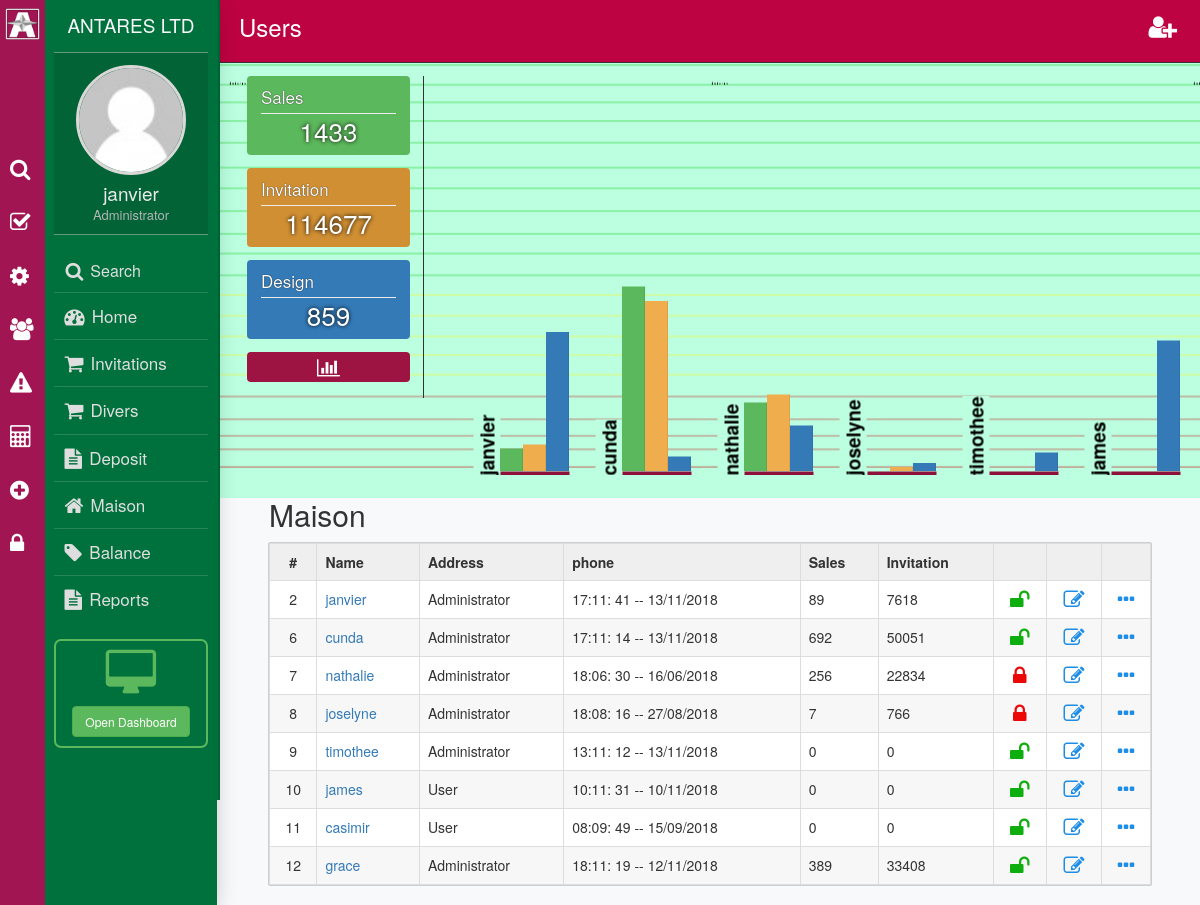
The page /users.php (signed in) on the database its author committed.
### tables this page shows
CREATE TABLE `users` (
  `user_id` int(100) NOT NULL,
  `username` varchar(30) NOT NULL,
  `password` varchar(50) NOT NULL,
  `fname` varchar(40) NOT NULL,
  `lname` varchar(40) NOT NULL,
  `gender` varchar(1) NOT NULL,
  `adr` varchar(150) NOT NULL,
  `email` varchar(40) NOT NULL,
  `phone` varchar(20) NOT NULL,
  `profile` varchar(200) NOT NULL,
  `last_log` varchar(30) NOT NULL,
  `type` int(1) NOT NULL,
  `perm` int(1) NOT NULL,
  `special` tinyint(1) NOT NULL
);

### users.php (the view, shortened to what this page needs)
<?php
include 'app_data/php/head.php';
?>
<div class="contents-div">
<div class="contents-iframe fadeIn animated bod-main-hide" id="mainContentsDiv">
<section class="header-div-sec">
    <h2> Users </h2>
    <a href="add_user.php">
    <b class="search-option fa fa-user-plus click" title="Add new"></b>
    </a>
</section>
<div class="secton-contents-containner">
<div class="chart-contain scroll">
  <?php
    $total_sales = number_ret("SELECT `s_id` FROM `selling_e`");
    $total_designs = number_ret("SELECT `s_id` FROM `selling_e` WHERE `design` !='0'");
    $total_invitation =  Summ_data("SELECT SUM(`quantity`) FROM `selling_e`",'quantity');
  ?>
  <div class='info-charto fading-containner'>
    <div class="" style="border-right: 1px solid #333; margin-right: 15px; padding-bottom: 3px;">
    <section class="label-chart-tot chart_sell_butt fading-item"> <p> Sales </p> <h4><?php echo @$total_sales; ?></h4> </section>
    <section class="label-chart-tot chart_inv_butt  fading-item" style="background: #d08f33;"> <p> Invitation </p> <h4><?php echo @$total_invitation; ?></h4> </section>
    <section class="label-chart-tot chart_design_butt  fading-item" style="background: #337ab7;"> <p> Design </p> <h4><?php echo @$total_designs; ?></h4> </section>
    <section class="label-chart-tot chart_design_butt chart_all_butt  fading-item" style="background: #9d1442;text-align: center;color: #fff;font-size: 20px;padding: 1px;"> <b class="fa fa-bar-chart"></b> </section>
    </div>
  </div>
<div class="group" style="margin-left: 250px;">
<?php
$results = $mysqli->query("SELECT `user_id`,`username` FROM `users`");
if ($results->num_rows == NULL) {
echo "No data";
} else {
while($row = $results->fetch_array()) {
  $user_ido = $row["user_id"];
  $username = $row["username"];
  @$salesi = number_ret("SELECT `s_id` FROM `selling_e` WHERE `done_by`='$user_ido'");
  @$sell_percent = round(($salesi / $total_sales) * 100);
  @$initationi = Summ_data("SELECT SUM(`quantity`) FROM `selling_e` WHERE `done_by`='$user_ido'",'quantity');
  @$initationi_percent = round(($initationi / $total_invitation) * 100);
  @$designb =  number_ret("SELECT `s_id` FROM `selling_e` WHERE `design`='$user_ido'");
  @$design_percent = round(($designb / $total_designs) * 100);
?>
  <div class="chart-set">
  <b><?php echo @$username; ?></b>
  <div class="progress progress-xs sell_ch" id="" title="<?php echo $username; ?>'s sales &#013; ------------------------------ &#013; Sales: <?php echo @$salesi; ?> &#013; Percent: <?php echo $sell_percent; ?>% "> <div class="progress-bar  slideInLeft animated  progress-bar-success" style="width: <?php echo $sell_percent; ?>%"></div> </div>
  <div class="progress progress-xs invitation_ch" id="" title="<?php echo $username; ?>'s Invitations &#013; ------------------------------ &#013; Invitati.: <?php echo @$initationi; ?>  &#013; Percent: <?php echo $initationi_percent; ?>%"> <div class="progress-bar  slideInLeft animated  progress-bar-warning" style="width: <?php echo @$initationi_percent; ?>%"></div> </div>
  <div class="progress progress-xs  design_ch" id="" title="<?php echo $username; ?>'s Designs &#013; ------------------------------ &#013; Designs: <?php echo @$designb; ?>  &#013; Percent: <?php echo $design_percent; ?>% "> <div class="progress-bar progress-bar-primary slideInLeft animated" style="width: <?php echo @$design_percent; ?>%"></div> </div>
  </div>
<?php
}
}
?>
</div>
</div>
<section style="" class="chart-table-contain">
<h2>Maison</h2>
<table border="1" class="table table-bordered fading-containner">
<tbody>
  <tr>
    <th style="text-align:center;"> # </th>
    <th> Name </th>
    <th> Address </th>
    <th> phone </th>
    <th> Sales </th>
    <th> Invitation </th>
    <th>  </th>
    <th>  </th>
    <th>  </th>
  </tr>
  <?php
  $results = $mysqli->query("SELECT * FROM `users`");
  if ($results->num_rows == NULL) {
      echo "No data";
  } else {
      $x = 0;
        while($row = $results->fetch_array()) {
          @$user_ido = $row["user_id"];
          @$username = $row["username"];
          @$last_log = $row["last_log"];
          @$type = $row["type"];
          @$perm = $row["perm"];
  ?>
<tr class="<?php if ($x%2 == 0) { echo "a"; } else { echo "b"; }?>">
<td style="text-align:center;"> <?php echo @$user_ido; ?> </td>
<td><a href="profile_view.php?id=<?php echo @$user_ido; ?>"><?php echo @$username; ?></a></td>
<td><?php echo userType($type); ?></td>
<td><?php echo @$last_log; ?></td>
<td><?php echo @$total_sales = number_ret("SELECT `s_id` FROM `selling_e` WHERE `done_by`='$user_ido'"); ?> </td>
<td><?php echo Summ_data("SELECT SUM(`quantity`) FROM `selling_e` WHERE `done_by`='$user_ido'",'quantity'); ?> </td>
<td style="text-align:center;">
    <?php if ($perm == '1') { ?>
          <b class="fa fa-unlock table-icon" style="color:#0eae0e;"></b>
    <?php } else { ?>
          <b class="fa fa-lock table-icon" style="color:#ec0808;"></b>
    <?php } ?>
</td>
<td style="text-align:center;"> <a href="update_user.php?id=<?php echo @$user_ido; ?> "><b class="fa fa-pencil-square-o table-icon" style="color:#1e8de6;"></b></a> </td>
<td style="text-align:center;"> <a href="profile_view.php?id=<?php echo @$user_ido; ?>" class="click"><b class="fa fa-ellipsis-h table-icon" style="color:#1e8de6;"></b></a></td>
</tr>
<?php
  $x++;
  }
}
?>
</tbody></table>
</section>
</div>
</div>
</div>
</div>
<?php include 'app_data/php/foater.php' ?>

### app_data/css/screen_style.css (style rules this page uses)
body { background-color: rgba(238, 239, 243, 0.36); }
.contents-div { margin-left: 220px; -webkit-transition: all 0.5s ease-out; -O-transition: all 0.5s ease-out; transition: all 0.5s ease-out; }
.contents-iframe .header-div-sec { font-size: 25px; border-bottom: 1px solid #333; height: 63px; background: #bd0342; color: #fff; }
.contents-iframe .header-div-sec h2 { margin: 0px; padding-top: 14px; padding-left: 19px; font-size: 24px }
.click { transform: scale(1); cursor: pointer; -webkit-transition: all 0.1s ease-out; -O-transition: all 0.1s ease-out; transition: all 0.1s ease-out; cursor: pointer; }
table { background: #fff; box-shadow: 0px 0px 1px 0px #000; }
.table { margin-top: 12px; }
.table th { background: #efefef; }
.table .b { background: rgb(247, 247, 247); }
.search-option { float: right; margin-right: 23px; margin-top: -25px; text-decoration: none; color: rgba(40, 46, 54, 0.7); color: #fff; margin-bottom: 0px; }
.chart-table-contain { margin-top: 30px; width: 90%; margin: auto; }
.chart-contain { background: #cfcfcf; background: #bbffe0; height: 435px; overflow: auto; overflow-y: hidden; background-image: url(../imgs/Untitled-6.png); background-size: 482px 100%; cursor: cell; }
.chart-contain .group { height: 100%; margin-left: 35px; float: left; transform: rotate(270deg); }
.chart-contain .group .chart-set { width: 390px; margin-top: 26px; }
.chart-contain .group .chart-set b { font-size: 19px; background: #bbffe0; color: #000000 }
.chart-contain .group .chart-set .progress { margin: 0px; height: 23px; border-radius: 0px; background-color: transparent; box-shadow: none; border-left: 4px solid #8c103a; }
.info-charto { position: absolute; margin-left: 14px; width: 205px; }
.label-chart-tot { background: #5cb85c; padding: 9px 14px; margin: 13px; border-radius: 4px; cursor: pointer; }
.label-chart-tot p { font-size: 17px; color: #fff; text-shadow: 0px 0px 1px #000; margin-bottom: 3px; border-bottom: 1px solid #ececec; padding-bottom: 4px; }
.label-chart-tot h4 { font-size: 26px; margin-top: 0px; color: #fff; text-shadow: 0px 0px 4px #000; margin-bottom: 0; text-align: center; }
.table-icon { font-size: 21px; display: block; }
table a { text-decoration: none; }
.fading-containner .fading-item { opacity: 0; transform: scale(0.7); -webkit-transition: all 0.5s ease-out; -O-transition: all 0.5s ease-out; transition: all 0.5s ease-out; }
.fading-containner .fading-item.showing { opacity: 1; transform: scale(1); }
.div-inv-info .title h1, p { margin: 0px; padding: 0px; }
h1, h2, h3, h4 { margin: 0px; padding: 0px; }

### app_data/css/print.css (style rules this page uses)
body { min-width: 100%; }
body, .main-containner { min-width: 100%; }
table { border-color: #000; border: 1px solid rgb(0, 0, 0); }

### rows shown on the page
users: username "janvier", $sell_percent 6 (drawn), user_id "2", type "Administrator", last_log "17:11: 41 -- 13/11/2018", user_ido "89", user_ido "7618"
users: username "cunda", $sell_percent 48 (drawn), user_id "6", type "Administrator", last_log "17:11: 14 -- 13/11/2018", user_ido "692", user_ido "50051"
users: username "nathalie", $sell_percent 18 (drawn), user_id "7", type "Administrator", last_log "18:06: 30 -- 16/06/2018", user_ido "256", user_ido "22834"
users: username "joselyne", user_id "8", type "Administrator", last_log "18:08: 16 -- 27/08/2018", user_ido "7", user_ido "766"
users: username "timothee", user_id "9", type "Administrator", last_log "13:11: 12 -- 13/11/2018", user_ido "0"
users: username "james", user_id "10", type "User", last_log "10:11: 31 -- 10/11/2018", user_ido "0"
users: user_id "11", username "casimir", type "User", last_log "08:09: 49 -- 15/09/2018", user_ido "0"
users: user_id "12", username "grace", type "Administrator", last_log "18:11: 19 -- 12/11/2018", user_ido "389", user_ido "33408"
